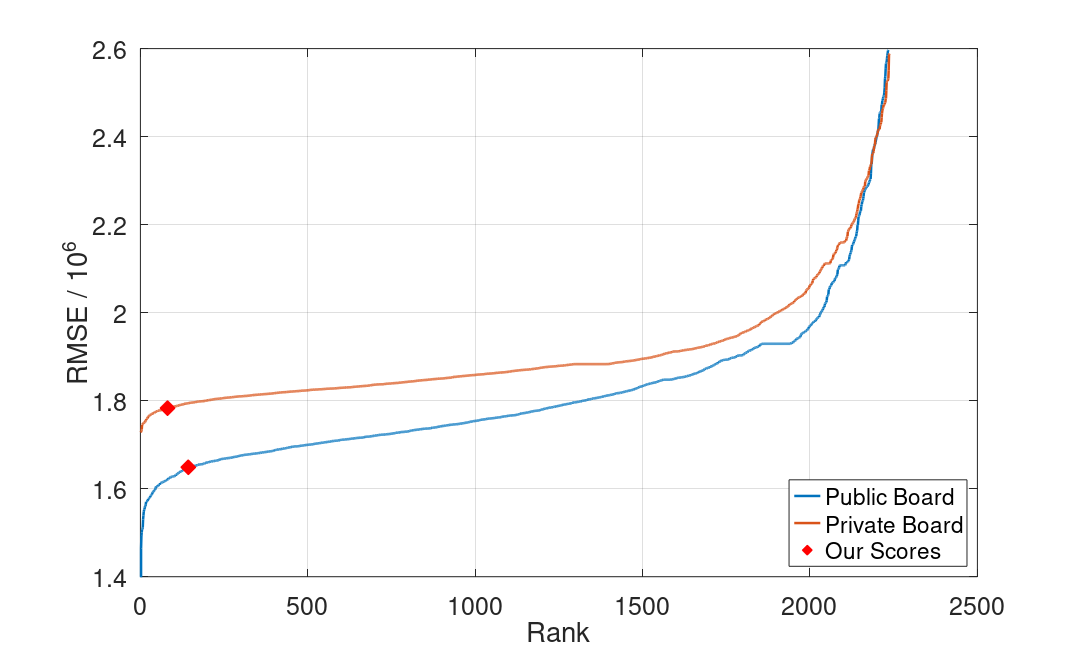

Write MATLAB code to recreate this figure.
% #!/usr/bin/env octave -qf

f = figure;

% set(f, 'visible', 'off');
threash_hold = 2.6;

private_s = load('private_board.txt');
private_s = sort(private_s) / 1e6;
private_s = private_s(private_s<threash_hold);

public_s = load('public_board.txt');
public_s = sort(public_s) / 1e6;
public_s = public_s(public_s<threash_hold);

our_private_score = 1783082.67907 / 1e6;
our_private_rank = sum(private_s < our_private_score);

our_public_score = 1648696.38015 / 1e6
our_public_rank = sum(public_s < our_public_score);

our_scores = [our_private_score, our_public_score];
our_ranks = [our_private_rank, our_public_rank];


plot(public_s, 'LineWidth', 2);
hold on;
plot(private_s,'LineWidth', 2);
hold on;

plot(our_ranks, our_scores, 'rd', 'MarkerSize', 12, 'MarkerFaceColor', 'r');

h = legend('Public Board','Private Board', 'Our Scores');

set(h, 'FontSize', 20, 'FontName', 'Helvetica', 'Location', 'Southeast');

grid on;

% title('Leaderboard', 'FontSize', 20, 'FontWeight', 'bold', 'FontName', 'Helvetica');
xlabel('Rank', 'FontSize', 20, 'FontName', 'Helvetica');
ylabel('RMSE / 10^6', 'FontSize', 20, 'FontName', 'Helvetica');

ylim([1.4 threash_hold])

set(gca, 'FontSize', 20, 'FontName', 'Helvetica');

filename = '../../figs/pb.eps'

set(gcf,'paperposition',[0,0,8*1.5,4.8*1.5])

print('-depsc', filename);
